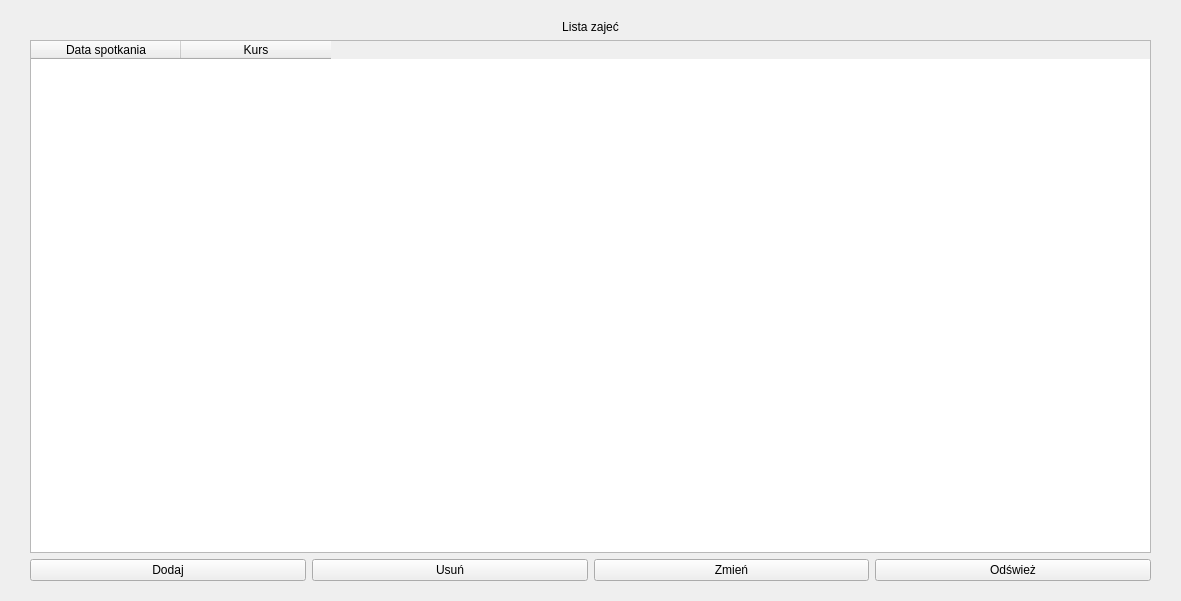
<?xml version="1.0" encoding="UTF-8"?>
<ui version="4.0">
 <class>tableedit_spotkanie</class>
 <widget class="QWidget" name="tableedit_spotkanie">
  <property name="geometry">
   <rect>
    <x>0</x>
    <y>0</y>
    <width>1181</width>
    <height>601</height>
   </rect>
  </property>
  <property name="windowTitle">
   <string>Form</string>
  </property>
  <widget class="QWidget" name="layoutWidget">
   <property name="geometry">
    <rect>
     <x>30</x>
     <y>20</y>
     <width>1121</width>
     <height>561</height>
    </rect>
   </property>
   <layout class="QGridLayout" name="gridLayout_3">
    <item row="3" column="0">
     <layout class="QGridLayout" name="gridLayout_4">
      <item row="1" column="0">
       <widget class="QPushButton" name="pushButton_dodaj">
        <property name="text">
         <string>Dodaj</string>
        </property>
       </widget>
      </item>
      <item row="1" column="2">
       <widget class="QPushButton" name="pushButton_zmien">
        <property name="text">
         <string>Zmień</string>
        </property>
       </widget>
      </item>
      <item row="1" column="3">
       <widget class="QPushButton" name="pushButton_odswiez">
        <property name="text">
         <string>Odśwież</string>
        </property>
       </widget>
      </item>
      <item row="1" column="1">
       <widget class="QPushButton" name="pushButton_usun">
        <property name="text">
         <string>Usuń</string>
        </property>
       </widget>
      </item>
      <item row="0" column="0" colspan="4">
       <widget class="QTableWidget" name="tableWidget">
        <property name="sizeAdjustPolicy">
         <enum>QAbstractScrollArea::AdjustToContents</enum>
        </property>
        <attribute name="horizontalHeaderDefaultSectionSize">
         <number>150</number>
        </attribute>
        <column>
         <property name="text">
          <string>Data spotkania</string>
         </property>
        </column>
        <column>
         <property name="text">
          <string>Kurs</string>
         </property>
        </column>
       </widget>
      </item>
     </layout>
    </item>
    <item row="0" column="0">
     <widget class="QLabel" name="label">
      <property name="text">
       <string>Lista zajeć</string>
      </property>
      <property name="alignment">
       <set>Qt::AlignCenter</set>
      </property>
     </widget>
    </item>
   </layout>
  </widget>
 </widget>
 <resources/>
 <connections/>
</ui>
